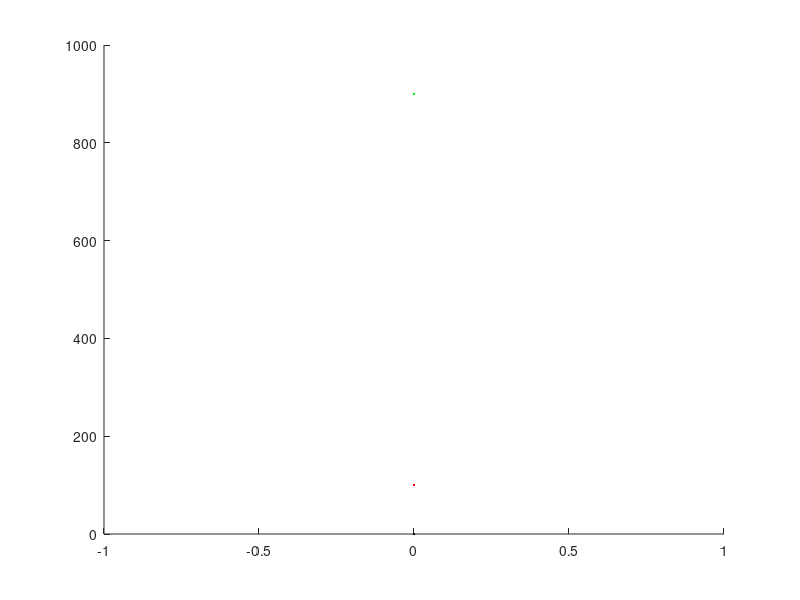

MATLAB code for this plot: (Note: this script raises an error after producing the figure.)
day      = 60*60*24; % Day length (s).
tmax     = day * 365; % Duration of the simulation (s).
clockmax = 400 ;% Number of time steps.
dt = tmax/clockmax ;% Calculates the duration of each time step.


%% 2.5 births per death --> 1/2.5 deaths per birth 
A           = 1/day;  %  infectivity 
B           = 1/day;  %  recovery rate 


a           = [A, A/2, 0];
b           = [B, B/2, B];
ra          = 0.5;         % reinfection multiplier

betaH  =      0.001/day;         % birthrate for healthy
betaI     =   betaH * (1/4);     % birthrate for ill 

deltaH      = betaH;    % Death rate for healthy individuals
deltaI      = [deltaH * 5, deltaH * 5 /2,  deltaH * 5]; % Death rate for infected individuals

vr          = 1/day;

%% Note that betaI < betaH | deltaI > deltaH | 
% ... betaH > deltaH | deltaI > betaI

%       Non-vaccinated
%                     Vaccinated
%                            Quarentined and non-vaccinated
N =     [1000,        0,     0] ; % Total population
I =     [100,         0,     0] ; % Infected
S =     [N(1)-I(1),   0,     0] ; % Susceptible 
R =     [0,           0,     0] ; % Recovered
D =     [0,           0,     0] ; % Total Deceased

tsave = zeros(1,clockmax);
Ssave = zeros(1,clockmax);
Isave = zeros(1,clockmax);
Rsave = zeros(1,clockmax);
Dsave = zeros(1,clockmax);
Vsave = zeros(1,clockmax);
Nsave = zeros(1,clockmax);

figure;
hold on;

hS = plot(0, sum(S), 'g', 'linewidth', 2);
hI = plot(0, sum(I), 'r', 'linewidth', 2);
hR = plot(0, sum(D), 'b', 'linewidth', 2);
hD = plot(0, sum(D), 'k', 'linewidth', 2);
hV = plot(0, sum(V), 'y', 'linewidth', 2);
hN = plot(0, sum(N), 'm', 'linewidth', 2);

drawnow

legend({'S','I','R', 'D', 'V'},'Location','northeast')

axis([0, tmax, 0, 1.02])
%% ds/dt = -a(ptrans)*S + betaH*S + betaI*I - deltaH*S
%% di/dt = a(ptrans)*S - betaI*I - deltaI*S
%% N = S + I + R 
for clock=1:clockmax
    t = clock*dt; % Updates current time

    %% Calculating populational changes
    ptrans =    (I(1) + I(2)) / (N(1) + N(2))

    Sbirths =   dt * (betaH * (sum(S)+sum(R)) + betaI * sum(I));
    Sinf =      dt * ptrans * a .* S;

    Idie =      dt * deltaI .* I;

    Rnew =      dt * b .* I;
    Rinf =      dt * ptrans * ra * a .* R;
    Rdie =      dt * deltaH * R;
    
    %% Calculating final values of variables
    S = S + [Sbirths, 0, 0] - Sdie - Sinf;
    I = I + Sinf + Rinf - Idie - Rnew;
    R = R + Rnew - Rinf - Rdie;
    D = D + Sdie + Idie + Rdie;
    set(hS, 'XData', tsave(1:clock), 'YData', Ssave(1:clock));
    set(hI, 'XData', tsave(1:clock), 'YData', Isave(1:clock));
    set(hR, 'XData', tsave(1:clock), 'YData', Rsave(1:clock));
    set(hD, 'XData', tsave(1:clock), 'YData', Dsave(1:clock));
    set(hV, 'XData', tsave(1:clock), 'YData', Vsave(1:clock));

    % set(hN, 'XData', tsave(1:clock), 'YData', Nsave(1:clock));
    
    drawnow update; % Update the plot
end

display(S)
display(V)
display(I)
display(R)
display(D)
check = (S+I+R+V) / N